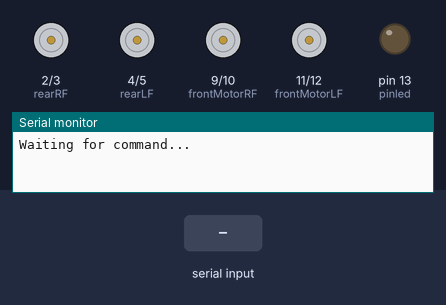
Simulated run of this sketch. Board: Arduino Uno, built with avr-gcc and run on an emulated ATmega328P. On the bench: motor-driver pin pairs drawn as motors (green arrow = first pin HIGH = forward, orange = second pin HIGH = backward, longer = more drive), output pins drawn as LEDs (lit = HIGH), the last lines printed to the serial monitor. The inputs (shaded band) are chosen by the test bench.

Above: at 1.2 s.
1.3 s: "1" received over Serial
At 3.5 s:
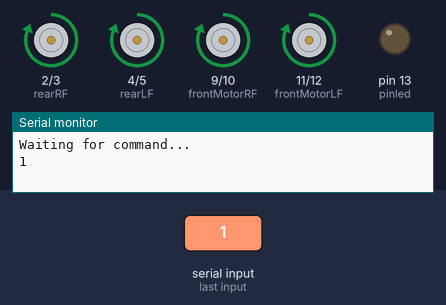
3.8 s: "2" received over Serial
At 5.6 s:
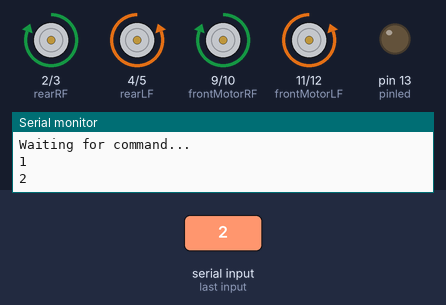
Timing chart, 0 to 7.1 s (numbered marks = the images above; inputs shaded):
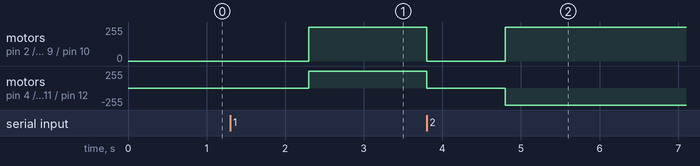

Measured:
- after the input at 1.3 s, motor on pin 2 (rearRF) / pin 3 (rearRB), motor on pin 4 (rearLF) / pin 5 (rearLB), motor on pin 9 (frontMotorRF) / pin 10 (frontMotorRB), motor on pin 11 (frontMotorLF) / pin 12 (frontMotorLB): stopped → forward 255/255 after 1.0 s
- after the input at 3.8 s, motor on pin 2 (rearRF) / pin 3 (rearRB), motor on pin 9 (frontMotorRF) / pin 10 (frontMotorRB): forward 255/255 → stopped at once, → forward 255/255 1.0 s later; motor on pin 4 (rearLF) / pin 5 (rearLB), motor on pin 11 (frontMotorLF) / pin 12 (frontMotorLB): forward 255/255 → stopped at once, → backward 255/255 1.0 s later

The sketch:

wheelchair.ino
```cpp
//turning variables
const int switchPin = 6;
const int enablePin = 7;
//Motor variables
const int frontMotorLB = 12;
const int frontMotorLF = 11;
const int frontMotorRB = 10;
const int frontMotorRF = 9;
const int rearLB = 5;
const int rearLF = 4;
const int rearRB = 3;
const int rearRF = 2;
const int tx = 6;
const int rx = 7;

int toggleR = 1;
int toggleL = 1;

char data = 0;
char prev = 0;
int pinled = 13;

//might have other

void setup() {
  //Initializing the different inputs for the motor signals
 pinMode(frontMotorLB, OUTPUT);
 pinMode(frontMotorLF, OUTPUT);
 pinMode(frontMotorRB, OUTPUT);
 pinMode(frontMotorRF, OUTPUT);
 pinMode(rearLB, OUTPUT);
 pinMode(rearLF, OUTPUT);
 pinMode(rearRB, OUTPUT);
 pinMode(rearRF, OUTPUT);

 pinMode(pinled, OUTPUT);

 Serial.begin(38400);
 Serial.println("Waiting for command...");
}

void stopMotors() {
  analogWrite(frontMotorLF,0); analogWrite(frontMotorRF,0); analogWrite(frontMotorLB,0); analogWrite(frontMotorRB,0);
  analogWrite(rearLF,0); analogWrite(rearLB,0); analogWrite(rearRF,0); analogWrite(rearRB,0);
  delay(1000);
}

void loop() {

    if( Serial.available() ) {
      data = Serial.read();
      if( data != prev ) {
        stopMotors();
      }
      Serial.println(data);
      prev = data;
    }
    switch(data) {
        case '1': //Forwards
          analogWrite(frontMotorLF, 255);
          analogWrite(frontMotorRF, 255);
          analogWrite(rearLF, 255);
          analogWrite(rearRF, 255);
          break;
        case '2': //Turn left
          analogWrite(frontMotorLB, 255);
          analogWrite(frontMotorRF, 255);
          analogWrite(rearRF, 255);
          analogWrite(rearLB, 255);
          for(int i = 0; i < 10; i++) {
            Serial.read();
            delay(100);
          }
          break;
        case '3': //Turn Right
          analogWrite(frontMotorLF, 255);
          analogWrite(frontMotorRB, 255);
          analogWrite(rearRB, 255);
          analogWrite(rearLF, 255);
          for(int i = 0; i < 10; i++) {
            Serial.read();
            delay(100);
          }
          break;
//        default:
//          stopMotors();
//          break;
     }
     delay(100);

//    if(data == '1') {
//        digitalWrite(pinled,HIGH);
//        Serial.println("LED On!");
//      } else if (data == '0') {
//        digitalWrite(pinled,LOW);
//        Serial.println("LED Off!");
//      } else {;}

//    analogWrite(frontMotorLF, 255);
//    analogWrite(frontMotorRF, 255);
//    analogWrite(rearRF, 255);
//    analogWrite(rearLF, 255);

  // Left Turn if(toggleL % 2)
  //   analogWrite(frontMotorLB, 100);
  //   analogWrite(frontMotorRF, 100);
  //   analogWrite(rearRF, 100);
  //   analogWrite(rearLB, 100);
  //

  // Right Turn if(toggleR % 2)
  //   analogWrite(frontMotorLF, 100);
  //   analogWrite(frontMotorRB, 100);
  //   analogWrite(rearRB, 100);
  //   analogWrite(rearLF, 100);
  //   delay(3000);

}
```
